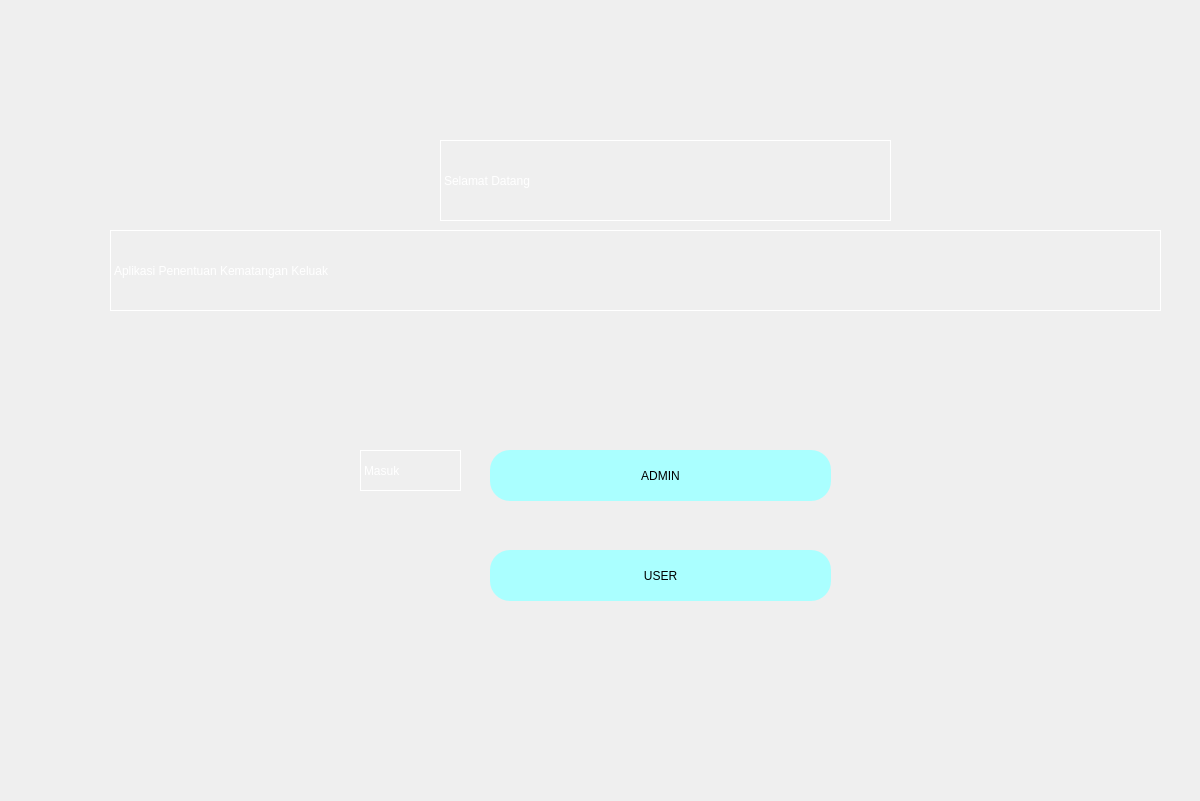
<?xml version="1.0" encoding="UTF-8"?>
<ui version="4.0">
 <class>Dialog</class>
 <widget class="QDialog" name="Dialog">
  <property name="geometry">
   <rect>
    <x>0</x>
    <y>0</y>
    <width>1200</width>
    <height>801</height>
   </rect>
  </property>
  <property name="sizePolicy">
   <sizepolicy hsizetype="Fixed" vsizetype="Fixed">
    <horstretch>0</horstretch>
    <verstretch>0</verstretch>
   </sizepolicy>
  </property>
  <property name="windowTitle">
   <string>Dialog</string>
  </property>
  <property name="locale">
   <locale language="Indonesian" country="Indonesia"/>
  </property>
  <widget class="QLabel" name="label">
   <property name="geometry">
    <rect>
     <x>0</x>
     <y>0</y>
     <width>1221</width>
     <height>811</height>
    </rect>
   </property>
   <property name="text">
    <string/>
   </property>
   <property name="pixmap">
    <pixmap>background.jpg</pixmap>
   </property>
  </widget>
  <widget class="QPushButton" name="User">
   <property name="geometry">
    <rect>
     <x>490</x>
     <y>550</y>
     <width>341</width>
     <height>51</height>
    </rect>
   </property>
   <property name="styleSheet">
    <string notr="true">border-radius:20px;
background-color: rgb(170, 255, 255);
font: 14pt &quot;MS Shell Dlg 2&quot;;</string>
   </property>
   <property name="text">
    <string notr="true">USER</string>
   </property>
   <property name="flat">
    <bool>true</bool>
   </property>
  </widget>
  <widget class="QLabel" name="label_2">
   <property name="geometry">
    <rect>
     <x>440</x>
     <y>140</y>
     <width>451</width>
     <height>81</height>
    </rect>
   </property>
   <property name="styleSheet">
    <string notr="true">font: 36pt &quot;MS Shell Dlg 2&quot;; color:rgb(255, 255, 255)</string>
   </property>
   <property name="frameShape">
    <enum>QFrame::Box</enum>
   </property>
   <property name="frameShadow">
    <enum>QFrame::Plain</enum>
   </property>
   <property name="text">
    <string>Selamat Datang</string>
   </property>
  </widget>
  <widget class="QPushButton" name="login">
   <property name="geometry">
    <rect>
     <x>490</x>
     <y>450</y>
     <width>341</width>
     <height>51</height>
    </rect>
   </property>
   <property name="styleSheet">
    <string notr="true">border-radius:20px;
background-color: rgb(170, 255, 255);
font: 14pt &quot;MS Shell Dlg 2&quot;;</string>
   </property>
   <property name="text">
    <string>ADMIN</string>
   </property>
  </widget>
  <widget class="QLabel" name="label_3">
   <property name="geometry">
    <rect>
     <x>110</x>
     <y>230</y>
     <width>1051</width>
     <height>81</height>
    </rect>
   </property>
   <property name="styleSheet">
    <string notr="true">font: 36pt &quot;MS Shell Dlg 2&quot;; color:rgb(255, 255, 255)</string>
   </property>
   <property name="frameShape">
    <enum>QFrame::Box</enum>
   </property>
   <property name="frameShadow">
    <enum>QFrame::Plain</enum>
   </property>
   <property name="text">
    <string>Aplikasi Penentuan Kematangan Keluak</string>
   </property>
  </widget>
  <widget class="QLabel" name="label_4">
   <property name="geometry">
    <rect>
     <x>360</x>
     <y>450</y>
     <width>101</width>
     <height>41</height>
    </rect>
   </property>
   <property name="styleSheet">
    <string notr="true">font: 16pt &quot;MS Shell Dlg 2&quot;;color:rgb(255, 255, 255)</string>
   </property>
   <property name="frameShape">
    <enum>QFrame::Box</enum>
   </property>
   <property name="frameShadow">
    <enum>QFrame::Plain</enum>
   </property>
   <property name="text">
    <string>Masuk </string>
   </property>
  </widget>
 </widget>
 <resources/>
 <connections/>
</ui>
